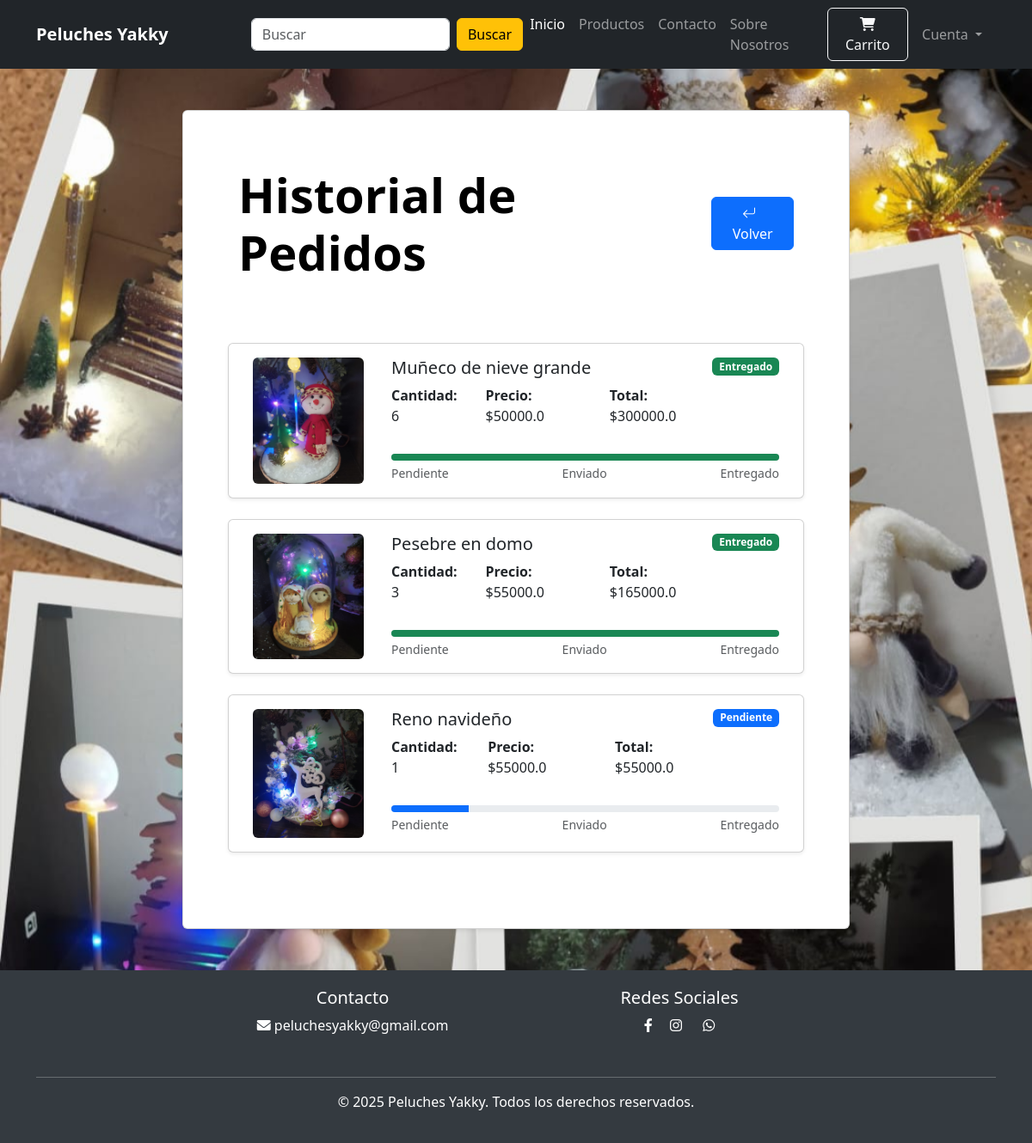
The app's page /pedidos (signed in) with its own data.
### website/models.py (models this page shows, shortened)
class Order(db.Model):
    id = db.Column(db.Integer, primary_key=True)
    quantity = db.Column(db.Integer, nullable=False)
    price = db.Column(db.Float, nullable=False)
    status = db.Column(db.String(100), default="Pendiente")
    payment_id = db.Column(db.String(1000), default=lambda: str(uuid.uuid4())[:8])
    address = db.Column(db.String(1000), nullable=False)
    phone = db.Column(db.String(20), nullable=False)
    forma_pago = db.Column(db.String(20), nullable=False)
    fecha_creacion = db.Column(db.DateTime(), default=datetime.utcnow)
    customer_link = db.Column(db.Integer, db.ForeignKey("customer.id"), nullable=False)
    product_link = db.Column(db.Integer, db.ForeignKey("product.id"), nullable=False)

class Product(db.Model):
    id = db.Column(db.Integer, primary_key=True)
    product_name = db.Column(db.String(100), nullable=False)
    current_price = db.Column(db.Integer, nullable=False)
    precio_costo = db.Column(db.Integer, nullable=False)  # tarea
    previous_price = db.Column(db.Integer, nullable=False)
    in_stock = db.Column(db.Integer, nullable=False)
    product_picture = db.Column(db.String(1000), nullable=False)
    flash_sale = db.Column(db.Boolean, default=False)
    date_added = db.Column(db.DateTime, default=datetime.utcnow)
    descripcion = db.Column(db.String(1000), nullable=False)
    is_deleted = db.Column(db.Boolean, default=False)
    carts = db.relationship(
        "Cart", backref=db.backref("product", lazy=True), cascade="all, delete-orphan"
    )
    orders = db.relationship(
        "Order", backref=db.backref("product", lazy=True), cascade="all, delete-orphan"
    )

### website/views.py (the view)
@views.route("/pedidos")
def pedidos():
    pedidos = Order.query.filter_by(customer_link=current_user.id).all()
    return render_template("pedidos.html", pedidos=pedidos)

### website/models.py (called while the page is built)
    @property
    def is_authenticated(self):
        return True  # Para usuarios reales siempre True

### website/templates/pedidos.html (shortened to what this page needs)
{% extends 'index.html' %}
{% block body %}
<div class="container-fluid fondo py-5" style="min-height: 100vh;">
    <div class="row justify-content-center">
        <div class="col-lg-8">
            <div class="row">
                <div class="">
                    <div class="card shadow-sm h-100">
                        <div class="card-body m-5">
                            <div class="d-flex justify-content-between align-items-center mb-5">
                                <h1 class="text-black mb-0 display-4 fw-bold">
                                    Historial de Pedidos
                                </h1>
                                <div class="d-flex gap-3"><button onclick="history.back()" class="btn btn-primary">
                                        <i class="bi bi-arrow-return-left me-2  "></i>Volver
                                    </button>
                                </div>
                            </div>
                            <br>
                            {% if pedidos %}
                            {% for item in pedidos %}
                            <div class="row mb-4">
                                <div class="card product-card shadow-sm h-100">
                                    <div class="row g-0">
                                        <div class="col-md-3 d-flex align-items-center justify-content-center p-3">
                                            <img src="../{{ item.product.product_picture }}"
                                                alt="{{ item.product.product_name }}" class="img-fluid rounded"
                                                style="max-height: 150px; object-fit: contain;">
                                        </div>
                                        <div class="col-md-9">
                                            <div class="card-body">
                                                <div class="d-flex justify-content-between align-items-start">
                                                    <div>
                                                        <h3 class="card-title h5">{{ item.product.product_name }}
                                                        </h3>
                                                        <div class="d-flex gap-4 mb-3">
                                                            <p class="mb-0"><strong>Cantidad:</strong> {{
                                                                item.quantity
                                                                }}</p>
                                                            <p class="mb-0"><strong>Precio:</strong> ${{
                                                                item.price
                                                                }}</p>
                                                            <p class="mb-0"><strong>Total:</strong> ${{
                                                                item.price *
                                                                item.quantity }}</p>
                                                        </div>
                                                    </div>
                                                    <span
                                                        class="badge bg-{{ 'primary' if item.status == 'Pendiente' else 'info' if item.status == 'Enviado' else 'success' }}">
                                                        {{ item.status }}
                                                    </span>
                                                </div>
                                                <div class="mt-3">
                                                    <div class="progress " style="height: 8px;">
                                                        <div class="progress-bar
                                                            {{ 'bg-primary' if item.status == 'Pendiente' }}
                                                            {{ 'bg-info progress-bar-striped' if item.status == 'Enviado' }}
                                                            {{ 'bg-success' if item.status == 'Entregado' }}"
                                                            role="progressbar" data-status="{{item.status}}"
                                                            aria-valuenow="{{ '20' if item.status == 'Pendiente' else '50' if item.status == 'Enviado' else '100' }}"
                                                            aria-valuemin="0" aria-valuemax="100">
                                                        </div>
                                                    </div>
                                                    <div class="d-flex justify-content-between mt-1 small text-muted">
                                                        <span>Pendiente</span>
                                                        <span>Enviado</span>
                                                        <span>Entregado</span>
                                                    </div>
                                                </div>
                                            </div>
                                        </div>
                                    </div>
                                </div>
                            </div>
                            {% endfor %}
                            {% else %}
                            <h3 class="text-black text-center mb-4">
                                No tienes pedidos
                            </h3>
                            {% endif %}
                        </div>
                    </div>
                </div>
            </div>
        </div>
    </div>
</div>
{% endblock %}

### website/static/css/style.css (style rules this page uses)
.fondo { background-image: url(../img/fondo.png); background-position: center; background-repeat: repeat; background-attachment: fixed; background-size: cover; }
.product-card { transition: transform 0.3s; }

### records on screen
Order: product.product_picture (picture), product.product_name "Muñeco de nieve grande", quantity "6", price "50000.0", price+quantity "300000.0", status "Entregado"
Order: product.product_picture (picture), product.product_name "Pesebre en domo", quantity "3", price "55000.0", price+quantity "165000.0", status "Entregado"
Order: product.product_picture (picture), product.product_name "Reno navideño", quantity "1", price "55000.0", price+quantity "55000.0", status "Pendiente"
